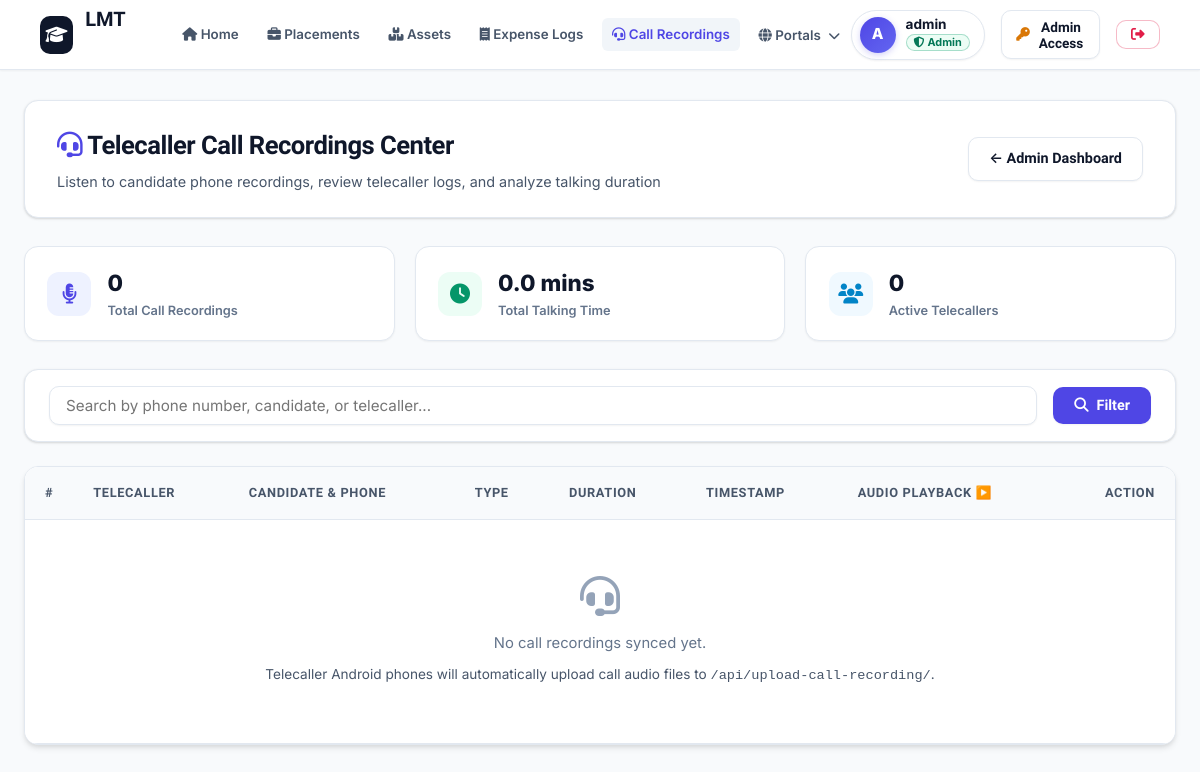
The page /call-recordings/ (signed in) on the database as committed earlier.
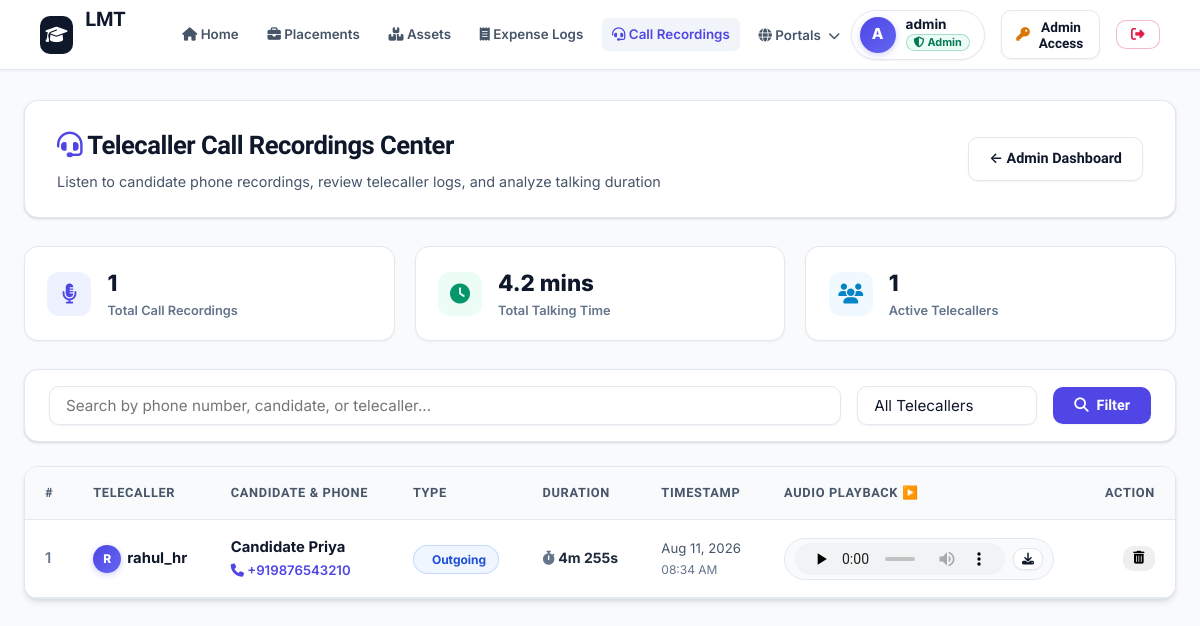
The same page on the database as committed later.
### Assets/models.py (models this page shows, shortened)
class CallRecording(models.Model):
    CALL_TYPES = [
        ('OUTGOING', 'Outgoing'),
        ('INCOMING', 'Incoming'),
        ('MISSED', 'Missed'),
    ]
    telecaller = models.ForeignKey(User, on_delete=models.SET_NULL, null=True, blank=True, related_name='call_recordings')
    telecaller_name = models.CharField(max_length=100)
    candidate_name = models.CharField(max_length=100, blank=True, null=True)
    phone_number = models.CharField(max_length=20)
    call_type = models.CharField(max_length=10, choices=CALL_TYPES, default='OUTGOING')
    duration_seconds = models.IntegerField(default=0)
    audio_file = models.FileField(upload_to='call_recordings/%Y/%m/%d/')
    call_timestamp = models.DateTimeField(auto_now_add=True)
    notes = models.TextField(blank=True, null=True)

### Assets/views.py (the view)
# urls.py: path('call-recordings/', views.call_recordings_hub, name='call_recordings_hub'),
@login_required
def call_recordings_hub(request):
    user_role = request.user.profile.role.lower() if (hasattr(request.user, 'profile') and request.user.profile.role) else ''
    is_admin = request.user.is_superuser or request.session.get('is_faculty') or (user_role == 'admin')
    if is_admin:
        recordings_qs = CallRecording.objects.all().order_by('-id')
    else:
        recordings_qs = CallRecording.objects.filter(telecaller=request.user).order_by('-id')
    search_q = request.GET.get('q', '').strip()
    telecaller_filter = request.GET.get('telecaller', '').strip()
    if search_q:
        recordings_qs = recordings_qs.filter(
            Q(phone_number__icontains=search_q) |
            Q(candidate_name__icontains=search_q) |
            Q(telecaller_name__icontains=search_q)
        )
    if telecaller_filter:
        recordings_qs = recordings_qs.filter(telecaller_name__iexact=telecaller_filter)
    total_recordings = recordings_qs.count()
    total_seconds = recordings_qs.aggregate(total=Sum('duration_seconds'))['total'] or 0
    total_minutes = round(total_seconds / 60, 1)
    active_telecallers = CallRecording.objects.values_list('telecaller_name', flat=True).distinct()
    return render(request, 'Assets/call_recordings.html', {
        'recordings': recordings_qs,
        'total_recordings': total_recordings,
        'total_minutes': total_minutes,
        'active_telecallers': active_telecallers,
        'is_admin': is_admin,
        'search_q': search_q,
        'telecaller_filter': telecaller_filter,
    })

### Assets/context_processors.py (called while the page is built)
def portal_links_processor(request):
    return {
        'nav_portal_links': PortalLink.objects.all().order_by('id')
    }

### Assets/templates/Assets/call_recordings.html (shortened to what the changed rows need)
{% extends 'base.html' %}
{% block content %}
<div class="glass-panel" style="padding: 1.5rem 2rem; margin-bottom: 1.75rem; display: flex; justify-content: space-between; align-items: center; flex-wrap: wrap; gap: 1rem;">
    <div>
        <h2 style="font-size: 1.6rem; font-weight: 800; margin-bottom: 0.25rem; color: var(--navy-900);">
            <i class="fa-solid fa-headset" style="color: var(--indigo-600);"></i> Telecaller Call Recordings Center
        </h2>
    </div>
</div>
<div style="display: grid; grid-template-columns: repeat(auto-fit, minmax(220px, 1fr)); gap: 1.25rem; margin-bottom: 1.75rem;">
    <div class="stat-card-mini">
        <div>
            <div style="font-size: 1.4rem; font-weight: 800; color: var(--navy-900);">{{ total_recordings }}</div>
            <div style="font-size: 0.8rem; color: var(--text-muted); font-weight: 600;">Total Call Recordings</div>
        </div>
    </div>
    <div class="stat-card-mini">
        <div>
            <div style="font-size: 1.4rem; font-weight: 800; color: var(--navy-900);">{{ total_minutes }} mins</div>
            <div style="font-size: 0.8rem; color: var(--text-muted); font-weight: 600;">Total Talking Time</div>
        </div>
    </div>
    <div class="stat-card-mini">
        <div>
            <div style="font-size: 1.4rem; font-weight: 800; color: var(--navy-900);">{{ active_telecallers|length }}</div>
            <div style="font-size: 0.8rem; color: var(--text-muted); font-weight: 600;">Active Telecallers</div>
        </div>
    </div>
</div>
<div class="glass-panel" style="padding: 1rem 1.5rem; margin-bottom: 1.5rem;">
    <form method="GET" style="display: flex; gap: 1rem; flex-wrap: wrap; align-items: center; width: 100%;">
        {% if active_telecallers %}
            <div style="min-width: 180px;">
                <select name="telecaller" class="form-control-lmt" style="padding: 0.55rem 1rem;" onchange="this.form.submit()">
                    <option value="">All Telecallers</option>
                </select>
            </div>
        {% endif %}
    </form>
</div>
<div class="glass-panel" style="padding: 0; overflow: hidden; box-shadow: var(--shadow-md);">
    <div class="table-container" style="border: none;">
        <table class="lmt-table">
            <thead>
                <tr>
                    <th style="width: 45px;">#</th>
                    <th>Telecaller</th>
                    <th>Candidate & Phone</th>
                    <th>Type</th>
                    <th>Duration</th>
                    <th>Timestamp</th>
                    <th>Audio Playback ▶️</th>
                    {% if is_admin %}
                        <th style="text-align: right;">Action</th>
                    {% endif %}
                </tr>
            </thead>
            <tbody>
                {% for rec in recordings %}
                    <tr>
                        <td style="color: var(--text-muted); font-weight: 600;">{{ forloop.counter }}</td>
                        <td style="font-weight: 700; color: var(--navy-900);">
                            <span style="display: inline-flex; align-items: center; gap: 6px;">
                                <span class="avatar" style="width: 28px; height: 28px; font-size: 0.75rem;">
                                    {{ rec.telecaller_name|slice:":1"|upper }}
                                </span>
                                {{ rec.telecaller_name }}
                            </span>
                        </td>
                        <td>
                            <div style="font-weight: 700; color: var(--navy-900);">
                                {{ rec.candidate_name|default:"Candidate" }}
                            </div>
                            <div style="font-size: 0.825rem; color: var(--indigo-600); font-weight: 600;">
                                <i class="fa-solid fa-phone me-1"></i> {{ rec.phone_number }}
                            </div>
                        </td>
                        <td>
                            {% if rec.call_type == 'OUTGOING' %}
                                <span class="badge-status badge-info" style="font-size: 0.75rem; font-weight: 700;">
                                     Outgoing
                                </span>
                            {% elif rec.call_type == 'INCOMING' %}
                                <span class="badge-status badge-success" style="font-size: 0.75rem; font-weight: 700;">
                                    <i class="fa-solid fa-arrow-down-left me-1"></i> Incoming
                                </span>
                            {% else %}
                                <span class="badge-status badge-warning" style="font-size: 0.75rem; font-weight: 700;">
                                    <i class="fa-solid fa-phone-slash me-1"></i> Missed
                                </span>
                            {% endif %}
                        </td>
                        <td style="font-weight: 700; color: var(--navy-800); font-size: 0.88rem;">
                            <i class="fa-solid fa-stopwatch me-1" style="color: var(--text-muted);"></i>
                            {% widthratio rec.duration_seconds 60 1 %}m {{ rec.duration_seconds|add:"-0" }}s
                        </td>
                        <td style="font-size: 0.825rem; color: var(--text-secondary);">
                            {{ rec.call_timestamp|date:"M d, Y" }}
                            <div style="color: var(--text-muted); font-size: 0.75rem;">{{ rec.call_timestamp|date:"h:i A" }}</div>
                        </td>
                        <td>
                            {% if rec.audio_file %}
                                <div class="lmt-audio-player">
                                    <audio controls preload="none">
                                        <source src="{{ rec.audio_file.url }}" type="audio/mpeg">
                                        <source src="{{ rec.audio_file.url }}" type="audio/mp4">
                                        <source src="{{ rec.audio_file.url }}" type="audio/wav">
                                    </audio>
                                    <a href="{{ rec.audio_file.url }}" download class="btn-lmt btn-secondary-glass" style="padding: 0.25rem 0.5rem; font-size: 0.75rem;" title="Download Recording">
                                        <i class="fa-solid fa-download"></i>
                                    </a>
                                </div>
                            {% else %}
                                <span style="color: var(--text-muted); font-size: 0.8rem;">No Audio</span>
                            {% endif %}
                        </td>
                        {% if is_admin %}
                            <td style="text-align: right;">
                                <form method="POST" action="{% url 'delete_call_recording' pk=rec.id %}" style="display: inline;" onsubmit="return confirm('Are you sure you want to delete this call recording?');">
                                    <button type="submit" class="btn-lmt btn-danger-soft" style="padding: 0.3rem 0.6rem; font-size: 0.8rem;" title="Delete Recording">
                                        <i class="fa-solid fa-trash-can"></i>
                                    </button>
                                </form>
                            </td>
                        {% endif %}
                    </tr>
                {% empty %}
                    <tr>
                        <td colspan="8" style="text-align: center; padding: 3.5rem; color: var(--text-muted);">
                            <i class="fa-solid fa-headset" style="font-size: 2.5rem; margin-bottom: 1rem; display: block; color: var(--text-light);"></i>
                            No call recordings synced yet.
                            <div style="font-size: 0.85rem; margin-top: 0.5rem; color: var(--text-secondary);">
                                Telecaller Android phones will automatically upload call audio files to <code>/api/upload-call-recording/</code>.
                            </div>
                        </td>
                    </tr>
                {% endfor %}
            </tbody>
        </table>
    </div>
</div>
{% endblock %}

Rows that differ between the two databases and show on the page:
added CallRecording: telecaller_name "R", telecaller_name "rahul_hr", candidate_name "Candidate Priya", phone_number "+919876543210", call_type "Outgoing", duration_seconds "4", duration_seconds|add "255", call_timestamp "Aug 11, 2026", call_timestamp "08:34 AM"
Other text that changed with them:
{{ total_recordings }}: "0" → "1"
{{ total_minutes }}: "0.0" → "4.2"
{{ active_telecallers|length }}: "0" → "1"
form field telecaller: (not shown) → "All Telecallers"
text no longer shown: "No call recordings synced yet. Telecaller Android phones will automatically upload call audio files to /api/upload-call-recording/ ."
